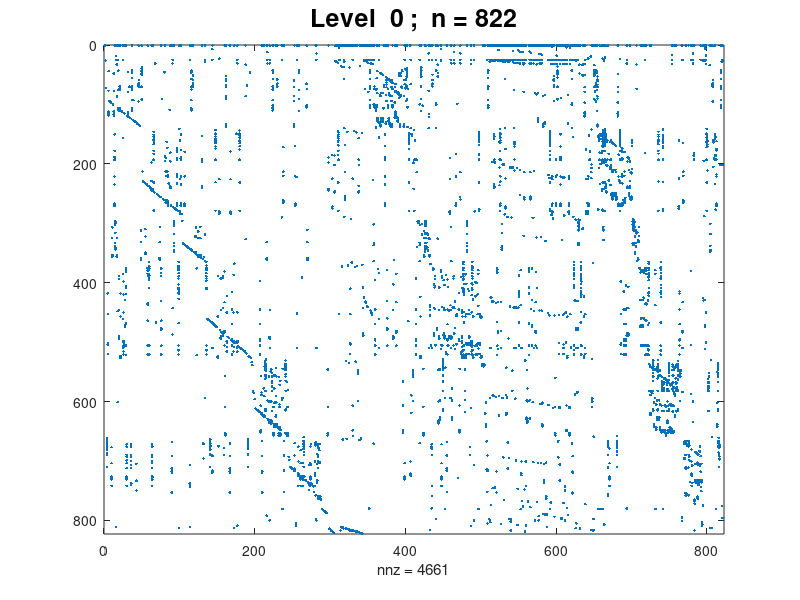

Source code (MATLAB): (Note: this script raises an error after producing the figure.)
close; %% to remove all previous plots 

%%-------------------------------------------------
%% load a Harwell-Boeing matrix 
%%-------------------------------------------------
%%%addpath '/home/saad/matlab/HB'
load('bp_1000')
%%%%load('west2021');

A = Problem.A;

n = size(A,1);

     spy(A) 
     title(['Level  0 ;  n = ',num2str(n)],'fontsize',18) 
     outp = 'bp0'; 
     print(gcf,'-deps2', '-r864',outp); 

disp('pausing ... ') 
pause(3)
close 
%%-------------------------------------------------
%% create artificial rhs
rhs = A * ([1:n]') ; 
%% random initial guess
sol = rand(n,1); 
%--------------------------------------------------
% read parameters from file 
%%------------------------------------------------- 
 rhs = A * ([1:n]') ; sol = rand(n,1); 
%%  Call arms preconditioner set-up
 ARMSopt = arms_params;
ARMSopt.nlev = 5; ARMSopt.tolInd = 0.2;
 %%%ARMSopt.tolInd = 0.8;  ARMSopt.ilutolB = 0.001; ARMSopt.lfilB = 15;
 %%%ARMSopt.lfilE = 15; ARMSopt.droptolE = 0.001; 
 PRE = armsC(A,ARMSopt) ;
%%--------------------------------------------------- 
%% ready to call fgmres
 disp(' solution with ARMS(3)-GMRES') 
 [sol,res,its] = fgmres(A, PRE,'armsprecC', rhs, sol,ARMSopt) ;
 ffact = memus(PRE)/nnz(A) ;
 fprintf('fill-factor = %f \n',ffact)

 disp(' ** done ** ') 
%%%%%%%%%%%%%%%%%%%%%%%%%%%%%%%%%%%%%%%%%%%%%%%%%%%%%%%%%%%%%
 
